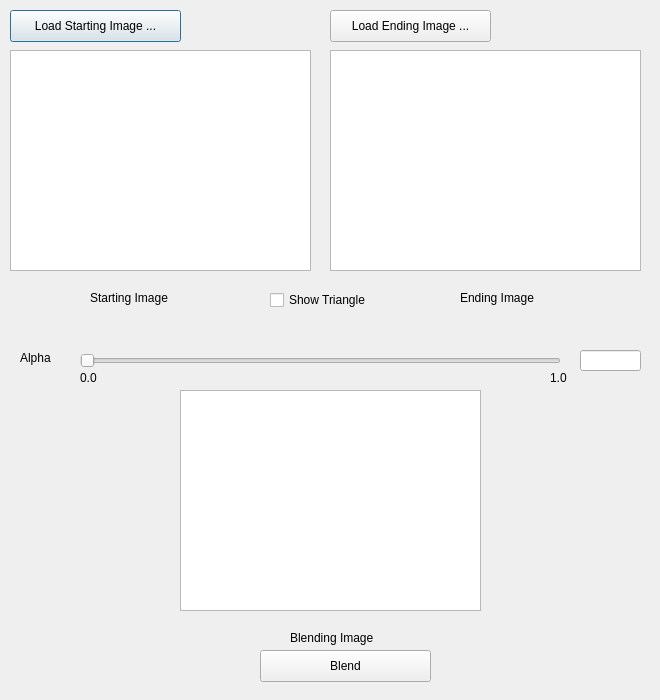
<?xml version="1.0" encoding="UTF-8"?>
<ui version="4.0">
 <class>Dialog</class>
 <widget class="QDialog" name="Dialog">
  <property name="geometry">
   <rect>
    <x>0</x>
    <y>0</y>
    <width>660</width>
    <height>700</height>
   </rect>
  </property>
  <property name="windowTitle">
   <string>Dialog</string>
  </property>
  <widget class="QPushButton" name="btnLoadLeft">
   <property name="geometry">
    <rect>
     <x>10</x>
     <y>10</y>
     <width>171</width>
     <height>32</height>
    </rect>
   </property>
   <property name="text">
    <string>Load Starting Image ...</string>
   </property>
  </widget>
  <widget class="QPushButton" name="btnLoadRight">
   <property name="geometry">
    <rect>
     <x>330</x>
     <y>10</y>
     <width>161</width>
     <height>32</height>
    </rect>
   </property>
   <property name="text">
    <string>Load Ending Image ...</string>
   </property>
  </widget>
  <widget class="QGraphicsView" name="imageLeftViewer">
   <property name="geometry">
    <rect>
     <x>10</x>
     <y>50</y>
     <width>301</width>
     <height>221</height>
    </rect>
   </property>
  </widget>
  <widget class="QGraphicsView" name="imageRight">
   <property name="geometry">
    <rect>
     <x>330</x>
     <y>50</y>
     <width>311</width>
     <height>221</height>
    </rect>
   </property>
  </widget>
  <widget class="QSlider" name="Slider">
   <property name="geometry">
    <rect>
     <x>80</x>
     <y>350</y>
     <width>481</width>
     <height>22</height>
    </rect>
   </property>
   <property name="orientation">
    <enum>Qt::Horizontal</enum>
   </property>
  </widget>
  <widget class="QCheckBox" name="checkBox">
   <property name="geometry">
    <rect>
     <x>270</x>
     <y>290</y>
     <width>111</width>
     <height>20</height>
    </rect>
   </property>
   <property name="text">
    <string>Show Triangle</string>
   </property>
  </widget>
  <widget class="QLabel" name="label">
   <property name="geometry">
    <rect>
     <x>90</x>
     <y>290</y>
     <width>91</width>
     <height>16</height>
    </rect>
   </property>
   <property name="text">
    <string>Starting Image</string>
   </property>
  </widget>
  <widget class="QLabel" name="label_2">
   <property name="geometry">
    <rect>
     <x>460</x>
     <y>290</y>
     <width>91</width>
     <height>16</height>
    </rect>
   </property>
   <property name="text">
    <string>Ending Image</string>
   </property>
  </widget>
  <widget class="QLabel" name="label_3">
   <property name="geometry">
    <rect>
     <x>20</x>
     <y>350</y>
     <width>60</width>
     <height>16</height>
    </rect>
   </property>
   <property name="text">
    <string>Alpha</string>
   </property>
  </widget>
  <widget class="QLabel" name="label_4">
   <property name="geometry">
    <rect>
     <x>80</x>
     <y>370</y>
     <width>60</width>
     <height>16</height>
    </rect>
   </property>
   <property name="text">
    <string>0.0</string>
   </property>
  </widget>
  <widget class="QLabel" name="label_5">
   <property name="geometry">
    <rect>
     <x>550</x>
     <y>370</y>
     <width>60</width>
     <height>16</height>
    </rect>
   </property>
   <property name="text">
    <string>1.0</string>
   </property>
  </widget>
  <widget class="QLineEdit" name="alphaShow">
   <property name="geometry">
    <rect>
     <x>580</x>
     <y>350</y>
     <width>61</width>
     <height>21</height>
    </rect>
   </property>
  </widget>
  <widget class="QGraphicsView" name="imageBlend">
   <property name="geometry">
    <rect>
     <x>180</x>
     <y>390</y>
     <width>301</width>
     <height>221</height>
    </rect>
   </property>
  </widget>
  <widget class="QPushButton" name="btnBlend">
   <property name="geometry">
    <rect>
     <x>260</x>
     <y>650</y>
     <width>171</width>
     <height>32</height>
    </rect>
   </property>
   <property name="text">
    <string>Blend</string>
   </property>
  </widget>
  <widget class="QLabel" name="label_6">
   <property name="geometry">
    <rect>
     <x>290</x>
     <y>630</y>
     <width>101</width>
     <height>16</height>
    </rect>
   </property>
   <property name="text">
    <string>Blending Image</string>
   </property>
  </widget>
 </widget>
 <resources/>
 <connections/>
</ui>
